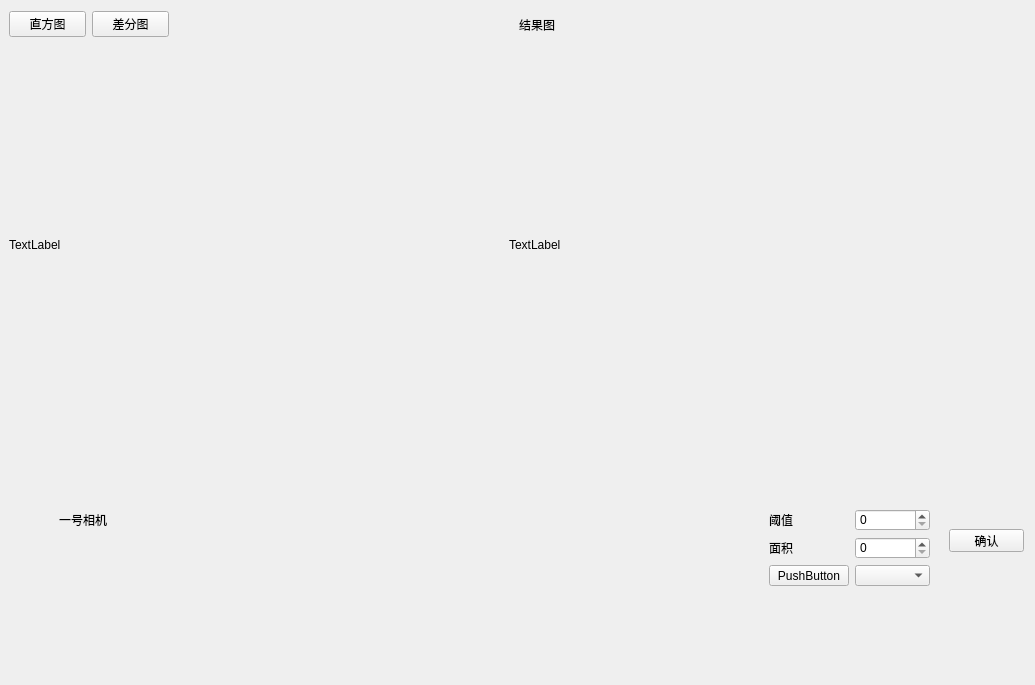
<?xml version="1.0" encoding="UTF-8"?>
<ui version="4.0">
 <class>Form</class>
 <widget class="QWidget" name="Form">
  <property name="geometry">
   <rect>
    <x>0</x>
    <y>0</y>
    <width>1035</width>
    <height>685</height>
   </rect>
  </property>
  <property name="windowTitle">
   <string>Form</string>
  </property>
  <widget class="QWidget" name="horizontalLayoutWidget">
   <property name="geometry">
    <rect>
     <x>9</x>
     <y>9</y>
     <width>1021</width>
     <height>651</height>
    </rect>
   </property>
   <layout class="QHBoxLayout" name="horizontalLayout">
    <item>
     <widget class="QWidget" name="widget" native="true">
      <widget class="QWidget" name="gridLayoutWidget_2">
       <property name="geometry">
        <rect>
         <x>0</x>
         <y>0</y>
         <width>160</width>
         <height>31</height>
        </rect>
       </property>
       <layout class="QGridLayout" name="gridLayout_4">
        <item row="0" column="0">
         <widget class="QPushButton" name="pushButton">
          <property name="text">
           <string>直方图</string>
          </property>
         </widget>
        </item>
        <item row="0" column="1">
         <widget class="QPushButton" name="pushButton_2">
          <property name="text">
           <string>差分图</string>
          </property>
         </widget>
        </item>
       </layout>
      </widget>
      <widget class="QWidget" name="widget_2" native="true">
       <property name="geometry">
        <rect>
         <x>0</x>
         <y>30</y>
         <width>481</width>
         <height>411</height>
        </rect>
       </property>
       <widget class="QLabel" name="label">
        <property name="geometry">
         <rect>
          <x>0</x>
          <y>0</y>
          <width>481</width>
          <height>411</height>
         </rect>
        </property>
        <property name="text">
         <string>TextLabel</string>
        </property>
       </widget>
      </widget>
      <widget class="QWidget" name="widget_3" native="true">
       <property name="geometry">
        <rect>
         <x>500</x>
         <y>0</y>
         <width>481</width>
         <height>441</height>
        </rect>
       </property>
       <widget class="QWidget" name="widget_4" native="true">
        <property name="geometry">
         <rect>
          <x>0</x>
          <y>30</y>
          <width>481</width>
          <height>411</height>
         </rect>
        </property>
        <widget class="QLabel" name="label_2">
         <property name="geometry">
          <rect>
           <x>0</x>
           <y>0</y>
           <width>481</width>
           <height>411</height>
          </rect>
         </property>
         <property name="text">
          <string>TextLabel</string>
         </property>
        </widget>
       </widget>
       <widget class="QLabel" name="label_3">
        <property name="geometry">
         <rect>
          <x>10</x>
          <y>10</y>
          <width>54</width>
          <height>12</height>
         </rect>
        </property>
        <property name="text">
         <string>结果图</string>
        </property>
       </widget>
      </widget>
      <widget class="QWidget" name="gridLayoutWidget">
       <property name="geometry">
        <rect>
         <x>760</x>
         <y>500</y>
         <width>161</width>
         <height>77</height>
        </rect>
       </property>
       <layout class="QGridLayout" name="gridLayout_3">
        <item row="0" column="1">
         <widget class="QSpinBox" name="spinBox"/>
        </item>
        <item row="0" column="0">
         <widget class="QLabel" name="label_4">
          <property name="text">
           <string>阈值</string>
          </property>
         </widget>
        </item>
        <item row="1" column="0">
         <widget class="QLabel" name="label_5">
          <property name="text">
           <string>面积</string>
          </property>
         </widget>
        </item>
        <item row="2" column="0">
         <widget class="QPushButton" name="pushButton_3">
          <property name="text">
           <string>PushButton</string>
          </property>
         </widget>
        </item>
        <item row="1" column="1">
         <widget class="QSpinBox" name="spinBox_3"/>
        </item>
        <item row="2" column="1">
         <widget class="QComboBox" name="comboBox"/>
        </item>
       </layout>
      </widget>
      <widget class="QPushButton" name="pushButton_7">
       <property name="geometry">
        <rect>
         <x>940</x>
         <y>520</y>
         <width>75</width>
         <height>23</height>
        </rect>
       </property>
       <property name="text">
        <string>确认</string>
       </property>
      </widget>
      <widget class="QLabel" name="label_6">
       <property name="geometry">
        <rect>
         <x>50</x>
         <y>490</y>
         <width>131</width>
         <height>41</height>
        </rect>
       </property>
       <property name="text">
        <string>一号相机</string>
       </property>
      </widget>
     </widget>
    </item>
   </layout>
  </widget>
 </widget>
 <resources/>
 <connections/>
</ui>
